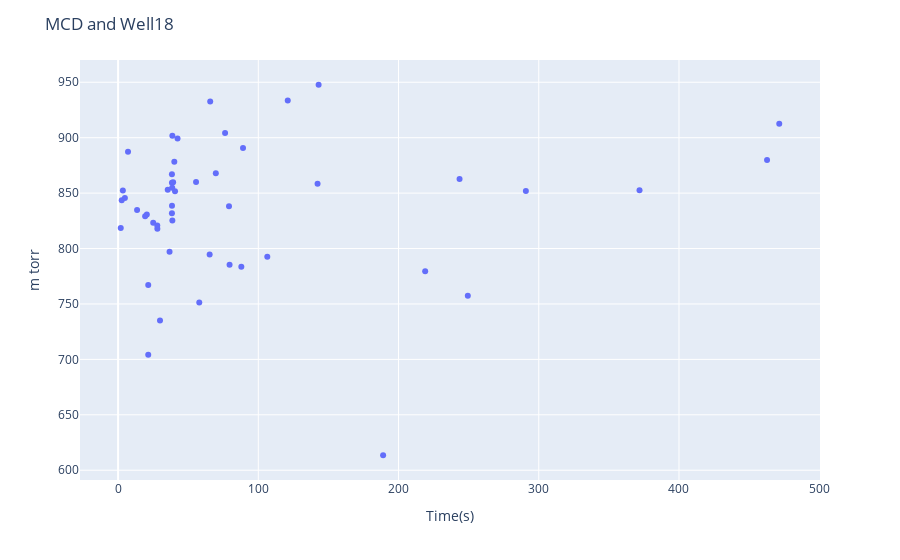

Notebook code cell kept with this figure:
### Code cell
fig = px.scatter(f, x=f['Baratron'], y=f['fa/mbar'], log_y=False)
#fig.add_scatter(x=dft.index, y=f['fa/mbar'], mode='scatter', name='Nitrogen')



fig.update_layout(
    title="MCD and Well18",
    xaxis_title="Time(s)",
    yaxis_title="m torr")
fig.update_xaxes

fig.show()

### Figure 1 — Plotly figure (JSON) as saved in the notebook; plotly's stock layout.template omitted (floating-point values rounded to 4 significant figures)
{"data": [{"hovertemplate": "Baratron=%{x}<br>fa/mbar=%{y}<extra></extra>", "legendgroup": "", "marker": {"color": "#636efa", "symbol": "circle"}, "mode": "markers", "name": "", "showlegend": false, "type": "scatter", "x": [29.9, 79.5, 87.9, 65.3, 21.5, 106.4, 57.9, 21.5, 65.7, 143, 121, 38.7, 38.4, 76.3, 189, 471.5, 40.1, 462.8, 38.4, 89.1, 42.4, 243.5, 35.4, 69.7, 19.3, 2.6, 7.093, 371.9, 290.8, 142.2, 55.6, 28, 27.95, 4.85, 25.05, 13.55, 3.4, 1.9, 40.6, 39.25, 79.1, 38.7, 38.45, 38.4, 38.6, 219, 36.7, 20.5, 249.4], "xaxis": "x", "y": [735.1, 785.5, 783.5, 794.6, 767.0, 792.7, 751.3, 704.3, 932.6, 947.8, 933.5, 901.7, 867.0, 904.3, 613.5, 912.6, 878.3, 879.8, 859.4, 890.6, 899.2, 862.7, 853.1, 868.0, 829.0, 843.5, 887.2, 852.7, 851.8, 858.5, 859.9, 817.8, 820.8, 845.6, 823.2, 834.8, 852.4, 818.4, 851.8, 859.8, 838.2, 825.4, 838.6, 831.7, 854.9, 779.5, 797.0, 830.8, 757.5], "yaxis": "y"}], "layout": {"legend": {"tracegroupgap": 0}, "margin": {"t": 60}, "title": {"text": "MCD and Well18"}, "xaxis": {"anchor": "y", "domain": [0, 1], "title": {"text": "Time(s)"}}, "yaxis": {"anchor": "x", "domain": [0, 1], "title": {"text": "m torr"}}}}
